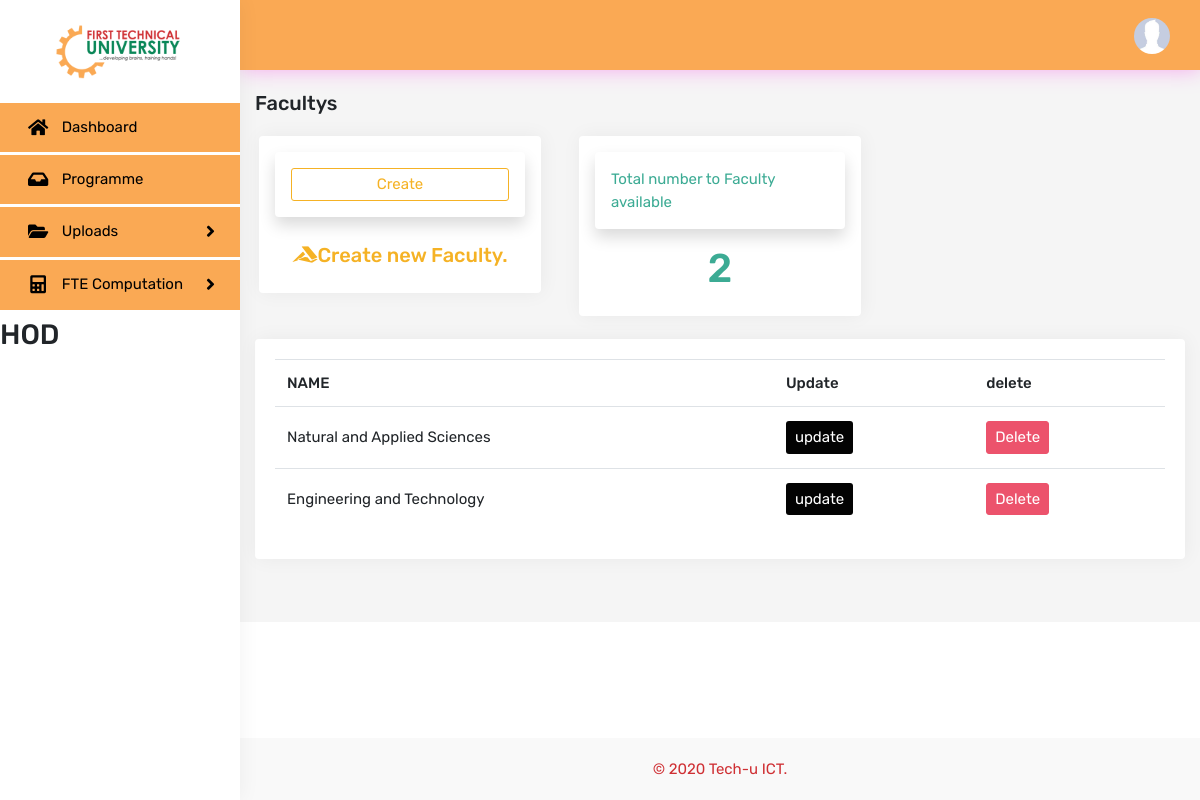
Screenshot of /faculty/ (signed in) with the database file from the repository.
### computation/models.py (models this page shows, shortened)
class Staff(models.Model):
    user = models.OneToOneField(
        User, on_delete=models.CASCADE, null=True, blank=True)
    name = models.CharField(max_length=200, null=True)
    staff_No = models.CharField(max_length=200, null=True)
    programme = models.ForeignKey(
        Programme, on_delete=models.CASCADE, null=True)
    faculty = models.ForeignKey(Faculty, on_delete=models.CASCADE, null=True)
    phone = models.CharField(max_length=200, null=True)
    email = models.CharField(max_length=200, null=True)
    profile_pic = models.ImageField(
        default='defult.jpg', null=True, blank=True)
    date_created = models.DateTimeField(auto_now_add=True, null=True)

class Faculty(models.Model):
    name = models.CharField(max_length=200, blank=True)
    department = models.ManyToManyField(Department, blank=True)

### computation/views.py (the view)
# urls.py: path('faculty/', views.FacultyPage, name='faculty'),
@login_required(login_url='login')
def FacultyPage(request):
    faculty = Faculty.objects.all()
    facultyCount = faculty.count()
    context = {
        'faculty': faculty,
        'facultyCount': facultyCount,
    }
    return render(request, 'computation/faculty.html', context)

### computation/templates/computation/faculty.html (shortened to what this page needs)
{% extends 'computation/main.html' %}
{% block content %}
<div class="row">
    <div class="col-sm-12">
        <div class="page-title-box">
            <h4 class="page-title">Facultys</h4>
        </div>
    </div>
</div>
<div class="row">
    <div class="col-lg-4">
        <div class="card border-warning mx-sm-1 p-3 d-flex align-items-stretch">
            <div class="card border-warning shadow text-warning p-3 my-card" > <a class="btn btn-outline-warning btn-block btn-sm " href="{% url 'createFaculty' %}">Create</a></div>
            <div class="text-warning text-center mt-3"><h5><i class="fab fa-accusoft"></i>Create new Faculty.</h5></div>
        </div>
    </div>
    <div class="col-lg-4">
        <div class="card border-success mx-sm-1 p-3 d-flex align-items-stretch">
            <div class="card border-success shadow text-success p-3 my-card" >Total number to Faculty available</div>
            <div class="text-success text-center mt-2"><h1>{{facultyCount}}</h1></div>
        </div>
    </div>
</div>
<br>
<div class="row">
    <div class="col">
        <div class="card card-body">
            <div class="table-responsive">
            <table class="table">
                <tr>
                    <th>NAME</th>
                    <th>Update</th>
                    <th>delete</th>
                </tr>
                {% for faculty in faculty %}
                <tr>
                    <td>{{faculty.name}}</td>
                    <td><a class="btn btn-sm" style="background-color: #030303; color: #ffffff;" href="{% url 'updateFaculty' faculty.id %}">update</a></td>
                    <td><a class="btn btn-danger btn-sm" href="{% url 'deleteFaculty' faculty.id %}" >Delete</a></td>
                </tr>
                {% endfor %}
            </table>
        </div>
        </div>
    </div>
</div>
{% endblock %}

### computation/templates/computation/leftSideBar.html (shortened to what this page needs)
{% load static %}
<div class="left side-menu">
    <div class="topbar-left">
        <div class="text-center">
            <a href="{% url 'dashboard' %}" class="logo"><img src="{% static 'images/techu_logo.png' %}" height="55" alt="logo"></a>
        </div>
    </div>
    <div class="sidebar-inner slimscrollleft">
        <div id="sidebar-menu">
            <ul>
                {% ifequal  request.user.groups.all.0.name "HOD" %}
                <li>
                    <a href="{% url 'dashboard' %}" class="waves-effect">
                        <i class="fas fa-home"></i>
                        <span> Dashboard</span>
                    </a>
                </li>
                <li>
                    <a href="{% url 'programme' %}" class="waves-effect">
                        <i class="fas fa-inbox"></i>
                        <span>Programme</span>
                    </a>
                </li>
                <li class="has_sub">
                    <a href="javascript:void(0);" class="waves-effect"><i class="fas fa-folder-open"></i><span> Uploads </span>
                        <span class="float-right"><i class="fas fa-angle-right"></i></span></a>
                </li>
                <li class="has_sub">
                    <a href="javascript:void(0);" class="waves-effect"><i class="fas fa-calculator"></i><span> FTE Computation </span> <span class="float-right"><i class="fas fa-angle-right"></i></span></a>
                </li>
                {% endifequal %}
                <h3>{{request.user.groups.all.0.name}}</h3>
        </div>
    </div>
</div>

### computation/templates/computation/topBar.html (shortened to what this page needs)
<div class="topbar">
    <nav class="navbar-custom">
        <ul class="list-inline float-right mb-0">
            <li class="list-inline-item dropdown notification-list">
                <a class="nav-link dropdown-toggle arrow-none waves-effect nav-user" data-toggle="dropdown" href="#" role="button"
                   aria-haspopup="false" aria-expanded="false">
                    <img src="{{request.user.staff.profile_pic.url}}" alt="user" class="rounded-circle">
                </a>
            </li>
        </ul>
        <div class="clearfix"></div>
    </nav>
</div>

### static/css/style.css (style rules this page uses)
body { background: #f5f5f5; font-family: "Rubik", sans-serif; margin: 0; font-size: 15px; }
html { overflow-x: hidden; position: relative; min-height: 100%; background: #ffffff; }
h1, h2, h3, h4, h5, h6 { margin: 10px 0; }
h1 { line-height: 43px; }
h3 { line-height: 30px; }
h4 { line-height: 22px; }
* { outline: none !important; }
.text-warning { color: #f5b225 !important; }
.text-success { color: #3cab94 !important; }
.waves-effect { position: relative; cursor: pointer; display: inline-block; overflow: hidden; -webkit-user-select: none; -moz-user-select: none; -ms-user-select: none; user-select: none; -webkit-tap-highlight-color: transparent; vertical-align: middle; z-index: 1; will-change: opacity, transform; -webkit-transition: all 0.3s ease-out; transition: all 0.3s ease-out; }
.btn { border-radius: 3px; font-size: 15px; }
.btn-primary, .btn-success, .btn-info, .btn-warning, .btn-danger, .btn-dark { color: #ffffff; }
.btn-danger { background-color: #ec536c; border: 1px solid #ec536c; }
.btn-outline-warning { color: #f5b225; border-color: #f5b225; }
.card { border: none; -webkit-box-shadow: 1px 0px 20px rgba(0, 0, 0, 0.05); box-shadow: 1px 0px 20px rgba(0, 0, 0, 0.05); }
.table { margin-bottom: 10px; }
th { font-weight: 500; }
.table > tbody > tr > td, .table > tfoot > tr > td, .table > thead > tr > td { padding: 14px 12px; vertical-align: middle; }
.logo { color: #2d3b48 !important; font-size: 20px; font-weight: 700; letter-spacing: .03em; line-height: 100px; text-transform: uppercase; }
.navbar-custom { background-color: #FAA954; border: none; margin: -20px -25px 0 -25px; -webkit-box-shadow: 1px 0px 20px #f5a9ed; box-shadow: 1px 0px 20px #f5a9ed; }
.notification-list { margin: 0 !important; }
.notification-list .nav-link { padding: 0 15px; line-height: 70px; }
.nav-user { margin: 0 15px 0 0; }
.nav-user img { height: 36px; width: 36px; }
.arrow-none:after { border: none; margin: 0; display: none; }
.side-menu { bottom: 0; top: 0; width: 240px; -webkit-transition: all 0.4s ease-in-out; transition: all 0.4s ease-in-out; background: #ffffff; position: absolute; z-index: 99; -webkit-box-shadow: 1px 0px 20px rgba(0, 0, 0, 0.05); box-shadow: 1px 0px 20px rgba(0, 0, 0, 0.05); }
body.fixed-left .side-menu.left { bottom: 50px; height: 100%; margin-bottom: -70px; margin-top: 0; padding-bottom: 70px; position: fixed; }
.sidebar-inner { height: 100%; }
#sidebar-menu, #sidebar-menu ul, #sidebar-menu li, #sidebar-menu a { border: 0; font-weight: normal; line-height: 1; list-style: none; margin: 0; padding: 0; position: relative; text-decoration: none; }
#sidebar-menu { background-color: #ffffff; padding-bottom: 50px; width: 100%; }
#sidebar-menu > ul > li > a { color: #000000; display: block; padding: 16px 25px; margin: 3px 0; background-color: #FAA954; }
#sidebar-menu > ul > li > a span i { font-size: 18px; line-height: 16px; }
#sidebar-menu > ul > li > a > span { vertical-align: middle; }
#sidebar-menu > ul > li > a > i { display: inline-block; font-size: 18px; line-height: 17px; margin-left: 3px; margin-right: 10px; text-align: center; vertical-align: middle; width: 20px; color: #000000; }
.page-title-box { padding: 22px 0; }
.page-title-box .page-title { font-size: 20px; margin-bottom: 0; margin-top: 0; }

### rows the page displays
Faculty: name "Natural and Applied Sciences"
Faculty: name "Engineering and Technology"

### other values shown
{{ request.user.groups.all.0.name }} "HOD"
{{ facultyCount }} "2"
